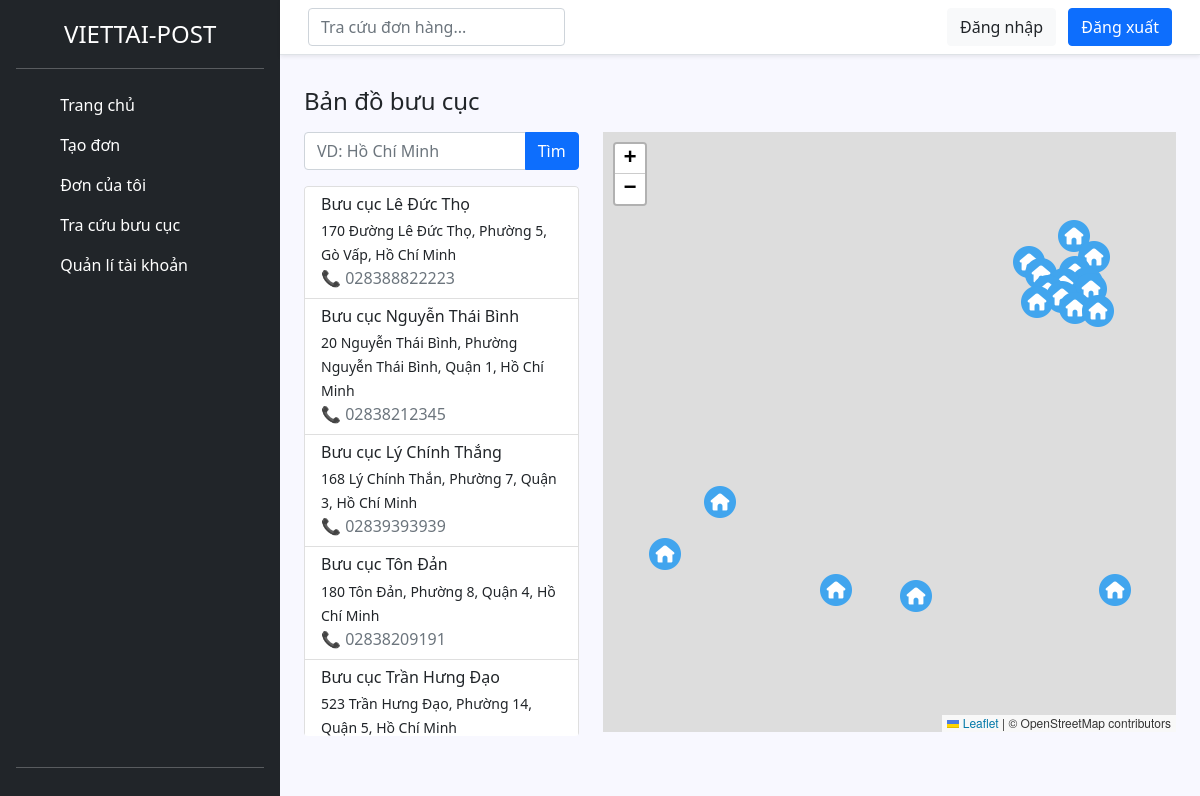
/buu-cuc.php, run on the app's committed database.
### tables this page shows
CREATE TABLE `buu_cuc` (
  `id` int(11) NOT NULL,
  `ten_buu_cuc` varchar(255) NOT NULL,
  `dia_chi` text NOT NULL,
  `xa_huyen_tinh` text NOT NULL,
  `vi_do` decimal(10,7) NOT NULL,
  `kinh_do` decimal(10,7) NOT NULL,
  `so_dien_thoai` varchar(20) DEFAULT NULL,
  `thoi_gian_tao` timestamp NOT NULL DEFAULT current_timestamp()
);

### controller/cls-khachhang.php (called while the page is built, shortened)
<?php
class clsKhachhang extends ConnectDB
{
    public function getTatCaBuuCuc()
    {
        $conn = $this->connect();
        $stmt = $conn->prepare("SELECT * FROM buu_cuc");
        $stmt->execute();
        return $stmt->fetchAll(PDO::FETCH_ASSOC);
    }
}
?>

### buu-cuc.php (the view, shortened to what this page needs)
<!DOCTYPE html>
<html lang="vi">
<head>
    <link rel="stylesheet" href="asset/css/bootstrap.min.css">
    <link rel="stylesheet" href="asset/css/style.css">
</head>
<?php
require_once 'controller/cls-khachhang.php';
$kh = new clsKhachhang();
$search= $_GET['search'] ?? '';
if (!empty($search)) {
    $buuCucs = $kh->getBuuCucTheoTimKiem($search);
} else {
    $buuCucs = $kh->getTatCaBuuCuc();
}
?>
<link rel="stylesheet" href="https://unpkg.com/leaflet@1.9.4/dist/leaflet.css" />
<body  class="d-flex">
    <?php
    require_once 'view/sidebar.php';
    ?>
    <div class="main-content">
    <?php
    require_once 'view/header.php';
    ?>
<div class="container-fluid px-4 pb-5">
    <h4 class="mt-3 mb-3">Bản đồ bưu cục</h4>
    <div class="row">
        <div class="col-md-4">
            <form method="GET" action="">
            <div class="mb-3 input-group">
                <input type="text" class="form-control" id="search" name="search"
                placeholder="VD: Hồ Chí Minh" value="<?= isset($_GET['search']) ? htmlspecialchars($_GET['search']) : '' ?>">
                <button type="submit" class="btn btn-primary">Tìm</button>
            </div>
            </form>
            <div class="list-group" style="height: 550px; overflow-y: auto;">
                <?php foreach ($buuCucs as $buuCuc): ?>
                    <div class="list-group-item">
                        <h6 class="mb-1"><?= htmlspecialchars($buuCuc['ten_buu_cuc']) ?></h6>
                        <small><?= htmlspecialchars($buuCuc['dia_chi']) ?>, <?= htmlspecialchars($buuCuc['xa_huyen_tinh']) ?></small><br>
                        <span class="text-muted">📞 <?= $buuCuc['so_dien_thoai'] ?? 'Không có' ?></span>
                    </div>
                <?php endforeach; ?>
            </div>
        </div>
        <div class="col-md-8">
            <div id="map" style="height: 600px;"></div>
        </div>
    </div>
</div>
</body>
</html>

### asset/css/style.css (style rules this page uses)
.main-content { width: calc(100% - 280px); min-height: 100vh; display: flex; flex-direction: column; }
body { background-color: ghostwhite; }

### data on the page
buu_cuc: ten_buu_cuc "Bưu cục Lê Đức Thọ", dia_chi "170 Đường Lê Đức Thọ", xa_huyen_tinh "Phường 5, Gò Vấp, Hồ Chí Minh", so_dien_thoai "028388822223"
buu_cuc: ten_buu_cuc "Bưu cục Nguyễn Thái Bình", dia_chi "20 Nguyễn Thái Bình", xa_huyen_tinh "Phường Nguyễn Thái Bình, Quận 1, Hồ Chí Minh", so_dien_thoai "02838212345"
buu_cuc: ten_buu_cuc "Bưu cục Lý Chính Thắng", dia_chi "168 Lý Chính Thắn", xa_huyen_tinh "Phường 7, Quận 3, Hồ Chí Minh", so_dien_thoai "02839393939"
buu_cuc: ten_buu_cuc "Bưu cục Tôn Đản", dia_chi "180 Tôn Đản", xa_huyen_tinh "Phường 8, Quận 4, Hồ Chí Minh", so_dien_thoai "02838209191"
buu_cuc: ten_buu_cuc "Bưu cục Trần Hưng Đạo", dia_chi "523 Trần Hưng Đạo", xa_huyen_tinh "Phường 14, Quận 5, Hồ Chí Minh"
